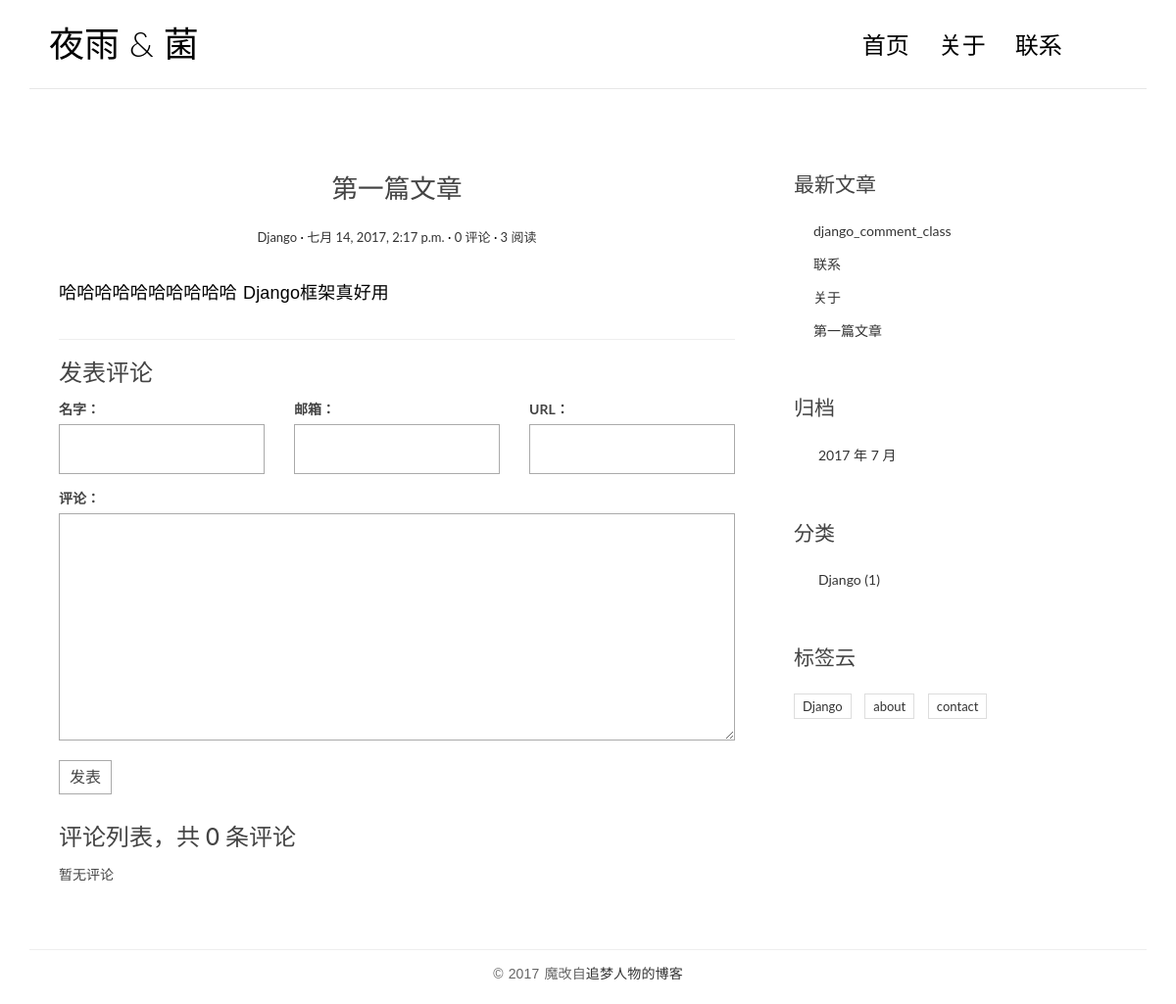
The app's page /post/1/ with its own data.
### blog/models.py (models this page shows, shortened)
class Post(models.Model):
    title = models.CharField(max_length=70)
    body = models.TextField()
    created_time = models.DateTimeField()
    modified_time = models.DateTimeField()
    excerpt = models.CharField(max_length=200, blank=True)
    category = models.ForeignKey(Category)
    tags = models.ManyToManyField(Tag, blank=True)
    author = models.ForeignKey(User)
    views = models.PositiveIntegerField(default=0)
    def get_absolute_url(self):
        return reverse('blog:detail', kwargs={'pk': self.pk})
    def increase_views(self):
        self.views += 1
        self.save(update_fields=['views'])

class Category(models.Model):
    name = models.CharField(max_length=100)

class Tag(models.Model):
    name = models.CharField(max_length=100)
    def __str__(self):
        return self.name

### blog/views.py (the view)
# urls.py: url(r'^post/(?P<pk>[0-9]+)/$',views.PostDetailView.as_view(),name='detail'),
class PostDetailView(DetailView):
    model = Post
    template_name = 'blog/detail.html'
    context_object_name = 'post'
    def get(self, request, *args, **kwargs):
        response = super(PostDetailView, self).get(request, *args, **kwargs)
        self.object.increase_views()
        return response
    def get_object(self, queryset=None):
        post = super(PostDetailView, self).get_object(queryset=None)
        post.body = markdown.markdown(post.body,
                                      extensions=[
                                          'markdown.extensions.extra',
                                          'markdown.extensions.codehilite',
                                          'markdown.extensions.toc',
                                      ])
        return post
    def get_context_data(self, **kwargs):
        context = super(PostDetailView, self).get_context_data(**kwargs)
        form = CommentForm()
        comment_list = self.object.comment_set.all()
        context.update({
            'form': form,
            'comment_list': comment_list
        })
        return context

### comments/forms.py
class CommentForm(forms.ModelForm):
    class Meta:
        model = Comment
        fields = ['name','url','email','text']

### blog/templatetags/blog_tags.py (called while the page is built)
@register.simple_tag
def get_recent_posts(num=5):
    return Post.objects.all().order_by('-created_time')[:num]

@register.simple_tag
def archives():
    return Post.objects.dates('created_time', 'month', order='DESC')

@register.simple_tag
def categories():
    return Category.objects.all()

@register.simple_tag
def tags():
    return Tag.objects.all()

### templates/blog/detail.html (shortened to what this page needs)
{% extends 'base.html' %}
{% block main %}
    <article class="post post-{{ post.pk }}">
        <header class="entry-header">
            <h1 class="entry-title">{{ post.title }}</h1>
            <div class="entry-meta">
                <span class="post-category"><a href="#">{{ post.category.name }}</a></span>
                <span class="post-date"><a href="#"><time class="entry-date"
                                                          datetime="{{ post.created_time }}">{{ post.created_time }}</time></a></span>
                <span class="comments-link"><a href="#comment-area">{{ comment_list.count }} 评论</a></span>
                <span class="views-count"><a href="#">{{ post.views }} 阅读</a></span>
            </div>
        </header>
        <div class="entry-content clearfix">
            {{ post.body|safe }}
        </div>
    </article>
    <section class="comment-area" id="comment-area">
        <hr>
        <h3>发表评论</h3>
        <form action="{% url 'comments:post_comment' post.pk %}" method="post" class="comment-form">
          <div class="row">
            <div class="col-md-4">
              <label for="{{ form.name.id_for_label }}">名字：</label>
              {{ form.name }}
            </div>
            <div class="col-md-4">
              <label for="{{ form.email.id_for_label }}">邮箱：</label>
              {{ form.email }}
            </div>
            <div class="col-md-4">
              <label for="{{ form.url.id_for_label }}">URL：</label>
              {{ form.url }}
            </div>
            <div class="col-md-12">
              <label for="{{ form.text.id_for_label }}">评论：</label>
              {{ form.text }}
              <button type="submit" class="comment-btn">发表</button>
            </div>
          </div>
        </form>
        <div class="comment-list-panel">
            <h3>评论列表，共 <span>{{ comment_list.count }}</span> 条评论</h3>
            <ul class="comment-list list-unstyled">
                  {% for comment in comment_list %}
                  <li class="comment-item">
                    <span class="nickname">{{ comment.name }}</span>
                    <time class="submit-date">{{ comment.created_time }}</time>
                    <div class="text">
                      {{ comment.text }}
                    </div>
                  </li>
                  {% empty %}
                  暂无评论
                  {% endfor %}
            </ul>
        </div>
    </section>
{% endblock main %}

### templates/base.html (shortened to what this page needs)
{% load staticfiles %}
{% load blog_tags %}
<!DOCTYPE html>
<html>
<head>
    <link rel="stylesheet" href="{% static 'blog/css/bootstrap.min.css' %}">
    <link rel="stylesheet" href="http://code.ionicframework.com/ionicons/2.0.1/css/ionicons.min.css">
    <link rel="stylesheet" href="{% static 'blog/css/pace.css' %}">
    <link rel="stylesheet" href="{% static 'blog/css/custom.css' %}">
    <link rel="stylesheet" href="{% static 'blog/css/highlights/github.css' %}">
</head>
<body>
<div class="container">
    <header id="site-header">
        <div class="row">
            <div class="col-md-4 col-sm-5 col-xs-8">
                <div class="logo">
                    <h1><a href="{% url 'blog:index' %}"><b>夜雨</b> &amp; 菌</a></h1>
                </div>
            </div>
            <div class="col-md-8 col-sm-7 col-xs-4">
                <nav class="main-nav" role="navigation">
                    <div class="collapse navbar-collapse" id="bs-example-navbar-collapse-1">
                        <ul class="nav navbar-nav navbar-right">
                            <li class="cl-effect-11"><a href="{% url 'blog:index' %}" data-hover="首页">首页</a></li>
                            <li class="cl-effect-11"><a href="/post/3/" data-hover="关于">关于</a></li>
                            <li class="cl-effect-11"><a href="/post/6/" data-hover="联系">联系</a></li>
                        </ul>
                    </div>
                </nav>
            </div>
        </div>
    </header>
</div>
<div class="content-body">
    <div class="container">
        <div class="row">
            <main class="col-md-8">
{% block main %}
            </main>
            <aside class="col-md-4">
              <div class="widget widget-recent-posts">
              <h3 class="widget-title">最新文章</h3>
              {% get_recent_posts as recent_post_list %}
              <ul>
                {% for post in recent_post_list %}
                <li>
                  <a href="{{ post.get_absolute_url }}">{{ post.title }}</a>
                </li>
                {% empty %}
                暂无文章！
                {% endfor %}
              </ul>
              </div>
              <div class="widget widget-archives">
                <h3 class="widget-title">归档</h3>
                {% archives as date_list %}
                <ul>
                  {% for date in date_list %}
                  <li>
                    <a href="{% url 'blog:archives' date.year date.month %}">{{ date.year }} 年 {{ date.month }} 月</a>
                  </li>
                  {% empty %}
                  暂无归档！
                  {% endfor %}
                </ul>
              </div>
              <div class="widget widget-category">
                <h3 class="widget-title">分类</h3>
                {% categories as category_list %}
                <ul>
                  {% for category in category_list %}
                  <li>
                    <a href="{% url 'blog:category' category.name %}">{{ category.name }} <span class="post-count">(1)</span></a>
                  </li>
                  {% empty %}
                  暂无分类！
                  {% endfor %}
                </ul>
              </div>
              <div class="widget widget-tag-cloud">
                      <h3 class="widget-title">标签云</h3>
                        <ul>
                          {% tags as tag_list %}
                          {% for tag in tag_list %}
                          <li><a href="/tag/{{ tag.name }}/">{{ tag }}</a></li>
                          {% endfor %}
                        </ul>
              </div>
            </aside>
        </div>
    </div>
</div>
<footer id="site-footer">
    <div class="container">
        <div class="row">
            <div class="col-md-12">
                <p class="copyright">&copy 2017  魔改自<a href="#" title="网页模板" >追梦人物的博客</a>
                </p>
            </div>
        </div>
    </div>
</footer>
</body>
</html>

### blog/static/blog/css/custom.css (style rules this page uses)
* { outline: none; }
h1, h2, h3, h4, h5, h6 { margin-top: 0; }
b { font-weight: 400; }
a { color: #333; }
body { color: #444; font-family: 'Lato', sans-serif; }
p { font-family: 'Ubuntu', sans-serif; font-weight: 400; word-spacing: 1px; letter-spacing: 0.01em; }
#site-header { background-color: #FFF; padding: 25px 20px; margin-bottom: 40px; border-bottom: 1px solid #e7e7e7; }
.logo h1 a { color: #000; }
.logo h1 { margin: 0; font-family: 'Lato', sans-serif; font-weight: 300; }
.main-nav { margin-top: 11px; max-width: 95%; }
.main-nav a { color: #000000 !important; padding: 0 0 5px 0 !important; margin-right: 30px; font-family: 'Lato', sans-serif; font-weight: 300; font-size: 24px; }
.cl-effect-11 a { padding: 10px 0; color: #0972b4; text-shadow: none; }
.cl-effect-11 a::before { position: absolute; top: 0; left: 0; overflow: hidden; padding: 0 0 5px 0 !important; max-width: 0; border-bottom: 1px solid #000; color: #000; content: attr(data-hover); white-space: nowrap; -webkit-transition: max-width 0.5s; -moz-transition: max-width 0.5s; transition: max-width 0.5s; }
.content-body { padding-bottom: 4em; }
.post { background: #fff; padding: 30px 30px 0; }
.entry-title { text-align: center; font-size: 1.9em; margin-bottom: 20px; line-height: 1.6; padding: 10px 20px 0; }
.entry-meta { text-align: center; color: #DDDDDD; font-size: 13px; margin-bottom: 30px; }
.entry-content { font-size: 18px; line-height: 1.9; font-weight: 300; color: #000; }
.post-category::after, .post-date::after, .post-author::after, .comments-link::after { content: ' ·'; color: #000; }
.widget { background: #fff; padding: 30px 0 0; }
.widget-title { font-size: 1.5em; margin-bottom: 20px; line-height: 1.6; padding: 10px 0 0; font-weight: 400; }
.widget-recent-posts ul { padding: 0; margin: 0; padding-left: 20px; }
.widget-recent-posts ul li { list-style-type: none; position: relative; line-height: 170%; margin-bottom: 10px; }
.widget-recent-posts ul li::before { content: '\f3d3'; font-family: "Ionicons"; position: absolute; left: -17px; top: 3px; font-size: 16px; color: #000; }
.widget-archives ul { padding: 0; margin: 0; padding-left: 25px; }
.widget-archives ul li { list-style-type: none; position: relative; line-height: 170%; margin-bottom: 10px; }
.widget-archives ul li::before { content: '\f3f3'; font-family: "Ionicons"; position: absolute; left: -25px; top: 1px; font-size: 16px; color: #000; }
.widget-category ul { padding: 0; margin: 0; padding-left: 25px; }
.widget-category ul li { list-style-type: none; position: relative; line-height: 170%; margin-bottom: 10px; }
.widget-category ul li::before { content: '\f3fe'; font-family: "Ionicons"; position: absolute; left: -25px; top: 1px; font-size: 18px; color: #000; }
.widget-tag-cloud ul { padding: 0; margin: 0; margin-right: -10px; }
.widget-tag-cloud ul li { list-style-type: none; font-size: 13px; display: inline-block; margin-right: 10px; margin-bottom: 10px; padding: 3px 8px; border: 1px solid #ddd; }
#site-footer { padding-top: 10px; padding: 0 0 1.5em 0; }
.copyright { text-align: center; padding-top: 1em; margin: 0; border-top: 1px solid #eee; color: #666; }
.contact-form input, .comment-form input { border: 1px solid #aaa; margin-bottom: 15px; width: 100%; padding: 15px 15px; font-size: 16px; line-height: 100%; transition: 0.4s border-color linear; }
.contact-form textarea, .comment-form textarea { border: 1px solid #aaa; margin-bottom: 15px; width: 100%; padding: 15px 15px; font-size: 16px; line-height: 20px !important; min-height: 183px; transition: 0.4s border-color linear; }
.comment-area { padding: 0 30px 0; }
.comment-form { margin-top: 15px; }
.comment-form .comment-btn { background-color: #fff; border: 1px solid #aaa; font-size: 16px; padding: 5px 10px; }
.comment-list-panel { margin-top: 30px; }
.comment-list { margin-top: 15px; }

### records on screen
Post: title "第一篇文章", category.name "Django", created_time "七月 14, 2017, 2:17 p.m.", count "0", views "3", body "哈哈哈哈哈哈哈哈哈哈 Django框架真好用"
Post: title "django_comment_class"
Post: title "联系"
Post: title "关于"
Category: name "Django"
Tag: name "Django"
Tag: name "about"
Tag: name "contact"

### other values on screen
{{ comment_list.count }} "0"
{{ date.year }} "2017"
{{ date.month }} "7"
